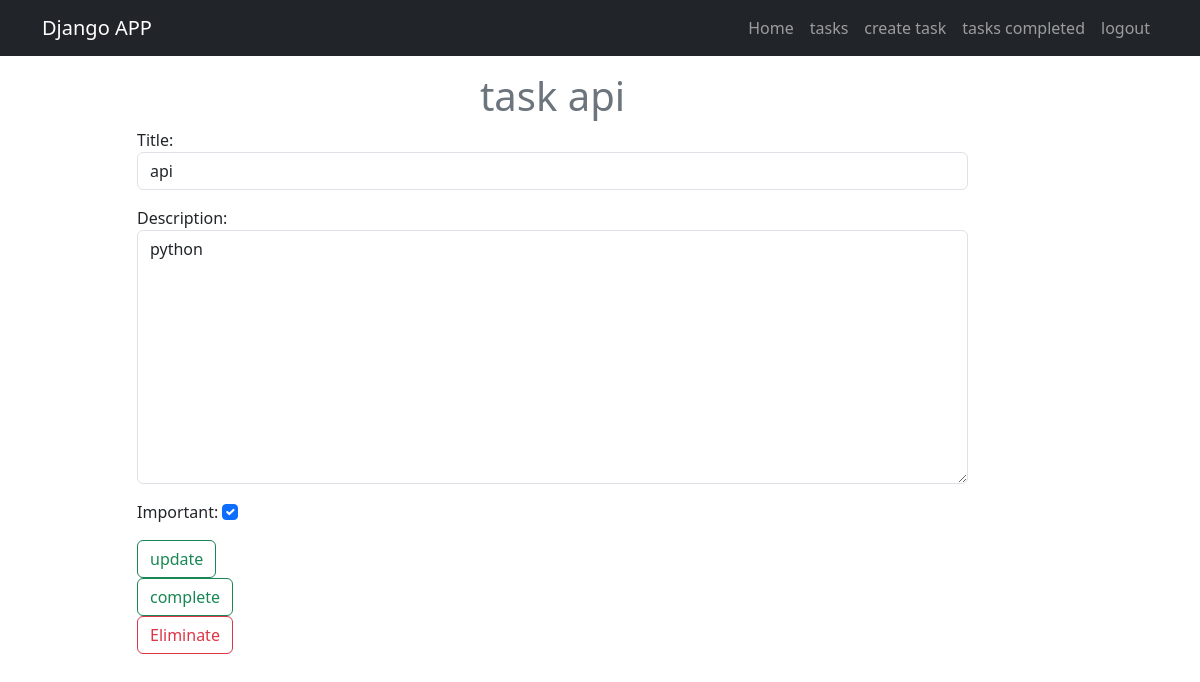
/tasks/6/ (signed in), run on an earlier commit of the app's database.
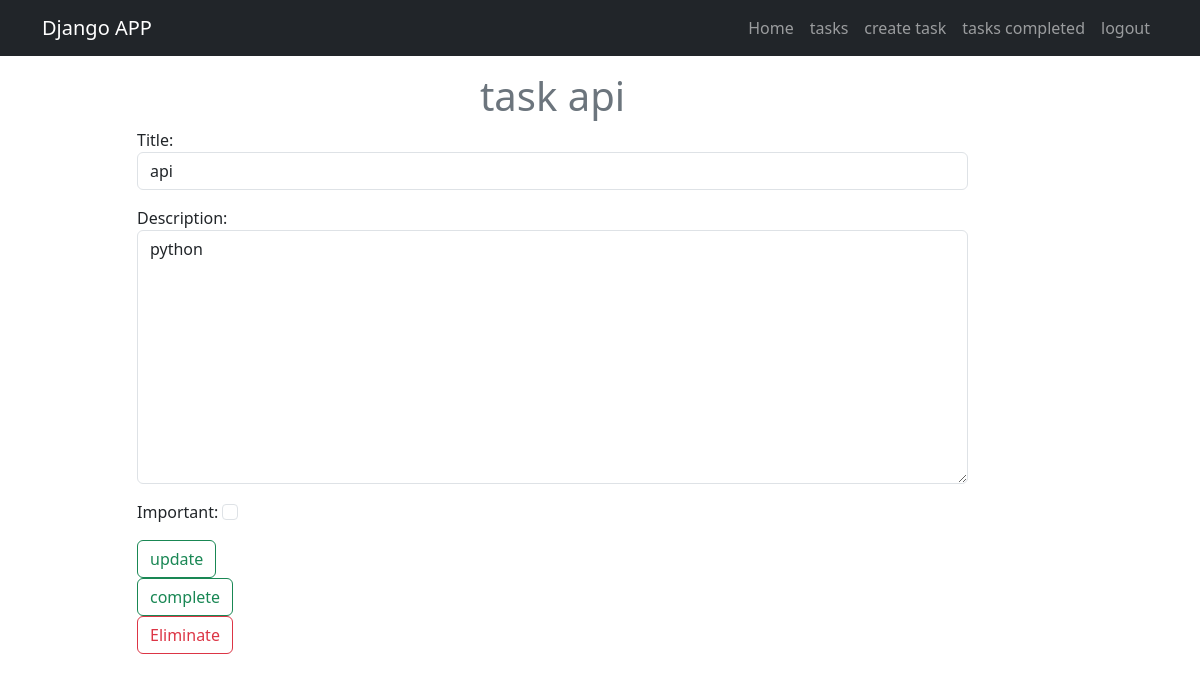
And on a later commit of the database.
### tasks/models.py (models this page shows, shortened)
class Task(models.Model):
    title = models.CharField(max_length=100)
    description = models.TextField(blank=True) #aqui estoy diciendo que sino se pasa nada en ese campo pues ese campo se puede quedar vacio
    created = models.DateTimeField(auto_now_add=True)#aqui vamos agregar la hora por defecto cuando se cree una tarea
    datecompleted = models.DateTimeField(null=True, blank=True)#aqui estoy diciendo que este campo iniciara vacio cuando se cree la tarea y ademas el "blank" significa que esta columna es opcional llenarla o completarla para el administrador
    important = models.BooleanField(default=False)#aqui estoy diciendo que todas las tareas que se vayan a crear no van a ser importante mas adelante las marcaremos como true
    user = models.ForeignKey(User, on_delete=models.CASCADE)#se hace la relacion de la clase User es decir, que se esta tabla de task se va a relacionar con la User en la base de datos

### tasks/views.py (the view, shortened to what this page needs)
# urls.py: path('tasks/<int:task_id>/', views.task_detail, name='tasks_detail'),
@login_required#esta es una funcion de la biblioteca de django que nos permite que cualquier persona la cual no este autenticado no pueda ingresar a cualquier vista solo utilizando la url
def task_detail (request, task_id):#actualizar tareas
    if request.method == 'GET':
        task = get_object_or_404(Task, pk=task_id, user=request.user)#se hace una consulta con el metodo get, ademas siempre se debe colocar dentro de los parentesis la clase (base de datos) y el id el cual vamos a buscar, ademas el "user=request.user" es para que solo el usuario que esta utilizando la aplicacion pueda modificar sus tareas y no la de los demas
        form = TaskForm(instance=task)
        return render(request, 'task_detail.html', {
            'task': task,
            'form': form
        })

### tasks/forms.py
class TaskForm(forms.ModelForm):#aqui estamos reando una plantilla para nuestro html segun lo que necesitemos en la base de datos
    class Meta:
        model = Task #aqui estoy diciendo que cuando se cree la pnatilla vamos a coger de modelo a la clase Task, para que funcione bien la plantilla con la clase y se pueda guardar los datos en la base de datos
        fields = ['title', 'description', 'important']#estos datos son los que se van a crear para la plantilla que son tambien los datos del models Task, para que todo quede bien creado
        widgets = {
            'title': forms.TextInput(attrs={'class': 'form-control', 'placeholder': 'Escribe un titulo', }),
            'description': forms.Textarea(attrs={'class': 'form-control', 'placeholder': 'Describe la tarea'}),
            'important': forms.CheckboxInput(attrs={'class': 'form-check-input'}),
        }

### tasks/templates/task_detail.html (shortened to what this page needs)
{% extends 'base.html' %}
{% block content %}
<main class="container">
    <div class="row">
        <div class="col-md-9 offset-md-1 py-3">
            <form method="POST">
                <h1 class="text-secondary text-center">task {{task.title}} </h1>
                {{form.as_p}}
                <button class="btn btn-outline-success">
                    update
                </button>
            </form>
            <form action="{% url 'complete_task' task.id %}" method="POST">
                <button class="btn btn-outline-success">
                    complete
                </button>
            </form>
            <form action="{% url 'Eliminate_task' task.id %}" method="POST">
                <button class="btn btn-outline-danger">
                    Eliminate
                </button>
            </form>
        </div>
    </div>
</main>
{% endblock %}

What changed in the data, as far as the page shows it:
changed Task "api": important "☑" → "☐"
